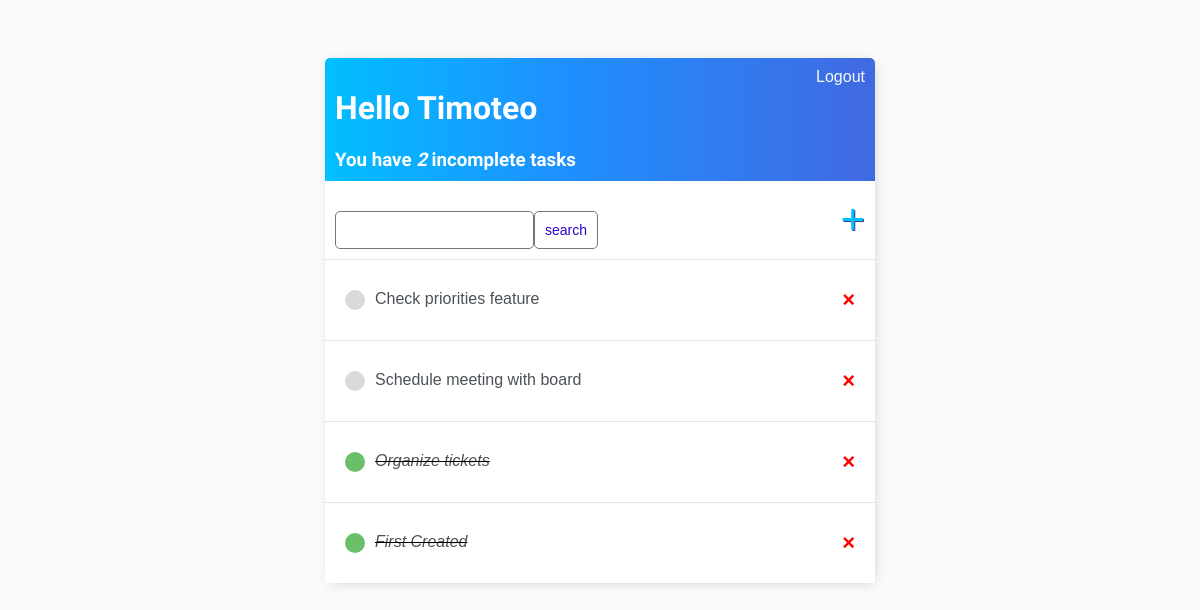
The app's page / (signed in), older data.
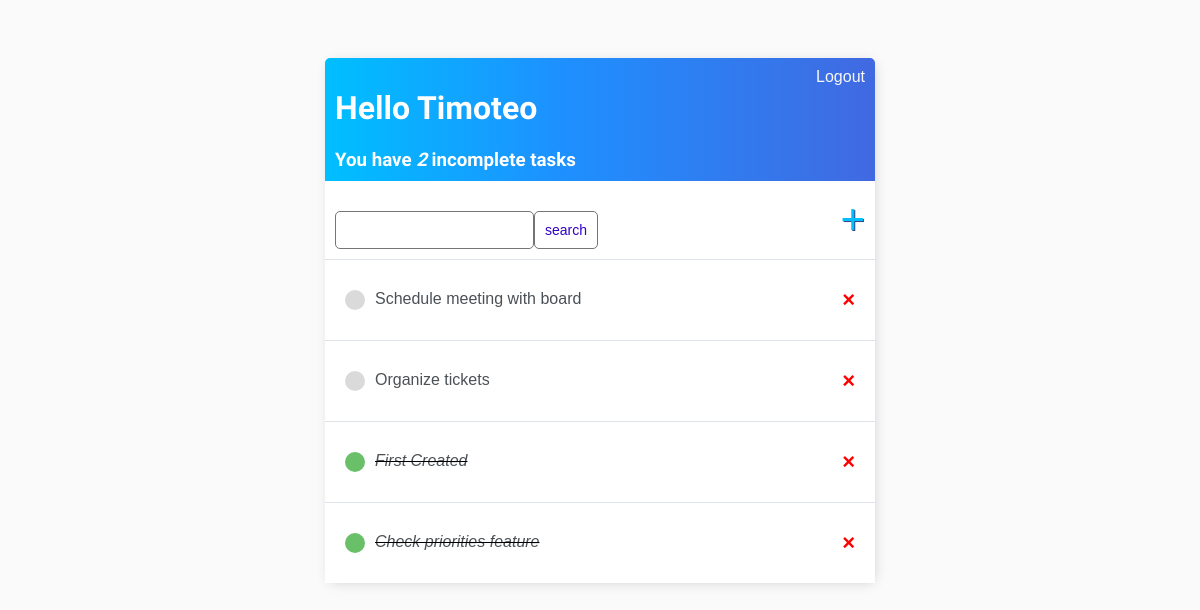
The same page, newer data.
### base/models.py (models this page shows)
class Task(models.Model):
   user = models.ForeignKey(User, on_delete=models.CASCADE, null=True, blank=True) #if the user is deleted, the items are deleted as well
   title = models.CharField(max_length = 200)
   description = models.TextField(null=True, blank=True) #different than charfield
   complete = models.BooleanField(default=False)
   created = models.DateTimeField(auto_now_add=True) #take a snapshot
   priority = models.IntegerField(null=True, validators=[MinValueValidator(1),MaxValueValidator(10)])
   def __str__(self): #string representation of the model
      return self.title
   class Meta:
      ordering = ['complete', 'priority'] #this means the whenever completed, it goes to bottom (orderby)

### base/views.py (the view)
# urls.py: path('', TaskList.as_view(), name='tasks'), #as_view its because url cant handle a class without it
class TaskList(LoginRequiredMixin, ListView): #inheriting from ListView
   model = Task
   context_object_name = "tasks" #changing the object name so we can access it in a better way
   def get_context_data(self, **kwargs): #js ...
      context = super().get_context_data(**kwargs)
      context['tasks'] = context['tasks'].filter(user=self.request.user)
      context['count'] = context['tasks'].filter(complete=False).count() #counting incomplete
      search_input = self.request.GET.get('search-area') or ''
      if search_input:
         context['tasks'] = context['tasks'].filter(title__startswith=search_input) #startswith the input
      context['search_input'] = search_input
      return context

### base/templates/base/task_list.html
{% extends 'base/main.html' %} {% block content %}
<div class="header-bar">
  <div>
    <h1>Hello {{request.user|title}}</h1>
    <h3 style="margin: 0">You have <i>{{count}}</i> incomplete tasks</h3>
  </div>
  {% if request.user.is_authenticated %}
  <a href="{% url 'logout' %}">Logout</a>
  {% else %}
  <a href="{% url 'login' %}">Login</a>
  {% endif %}
</div>
<div id="search-add-wrapper">
  <form method="GET" style="margin-top: 20px;display: flex;"">
    <input type="text" name="search-area" value="{{search_input}}" />
    <input class="button" type="submit" value="search" />
  </form>
  <a id="add-link" title="Add task" href="{% url 'task_create' %}">&#x2b;</a>
</div>
<div class="task-items-wrapper">
  {% for task in tasks %}
  <div class="task-wrapper">
    {%if task.complete%}
    <div class="task-title">
      <div class="task-complete-icon"></div>
      <i
        ><s><a title="View task" href="{% url 'task_update' task.id %}">{{task}}</a></s></i
      >
    </div>
    <a title="Delete task" class="delete-link" href="{% url 'task_delete' task.id %}">&#215;</a>
    {%else%}
    <div class="task-title">
      <div class="task-incomplete-icon"></div>
      <a title="View task" href="{% url 'task_update' task.id %}">{{task}}</a>
    </div>
    <a title="Delete task" class="delete-link" href="{% url 'task_delete' task.id %}">&#215;</a>
    {%endif%}
  </div>
  {% empty %}
  <he>No items in the list</he>
  {% endfor %}
</div>
{%endblock content%}

### base/templates/base/main.html (shortened to what this page needs)
<!DOCTYPE html>
<html>
  <head>
  </head>
  <body>
    <div class="container">{% block content %} {% endblock content %}</div>
  </body>
</html>

### base/templates/base/main.html (style rules this page uses)
body { background-color: #fafafa; font-family: "Nunito", sans-serif; padding-top: 50px; }
h1, h2, h3, h4, h5, h6 { font-family: "Raleway", sans-serif; }
a, p { color: #4b5156; }
a { font-weight: 300; }
.container { max-width: 550px; margin: auto; background-color: #fff; -webkit-box-shadow: 2px 2px 13px -4px rgba(0, 0, 0, 0.21); box-shadow: 2px 2px 13px -4px rgba(0, 0, 0, 0.21); }
.header-bar { display: flex; justify-content: space-between; color: #fff; padding: 10px; border-radius: 5px 5px 0 0; background: linear-gradient( 90deg, #00BFFF 0%, #1E90FF 43%, #4169E1 100% ); }
.header-bar a { color: rgb(247, 247, 247); text-decoration: none; }
.task-wrapper { display: flex; align-items: center; padding: 20px; justify-content: space-between; background-color: #fff; border-top: 1px solid #dfe4ea; overflow: hidden; }
.task-title { display: flex; }
.task-title a { text-decoration: none; color: #4b5156; margin-left: 10px; }
.task-complete-icon { height: 20px; width: 20px; background-color: rgb(105, 192, 105); border-radius: 50%; }
.task-incomplete-icon { height: 20px; width: 20px; background-color: rgb(218, 218, 218); border-radius: 50%; }
.delete-link { text-decoration: none; font-weight: 900; color: #FF0000; font-size: 22px; line-height: 0; padding: 20px 0px; }
#search-add-wrapper { display: flex; justify-content: space-between; align-items: center; padding: 10px; }
#add-link { color: #00BFFF; text-decoration: none; font-size: 42px; text-shadow: 1px 1px #3b4481; }
input[type="text"], input[type="password"], textarea { border: 1px solid #757575; border-radius: 5px; padding: 10px; width: 90%; }
.button { border: 1px solid #757575; background-color: #fff; color: #3002c8; padding: 10px; font-size: 14px; border-radius: 5px; cursor: pointer; text-decoration: none; }

Row changes from the older to the newer data that the page shows:
changed Task "Organize tickets": complete True → False (drawn)
changed Task "Check priorities feature": complete False → True (drawn); moves down the list
